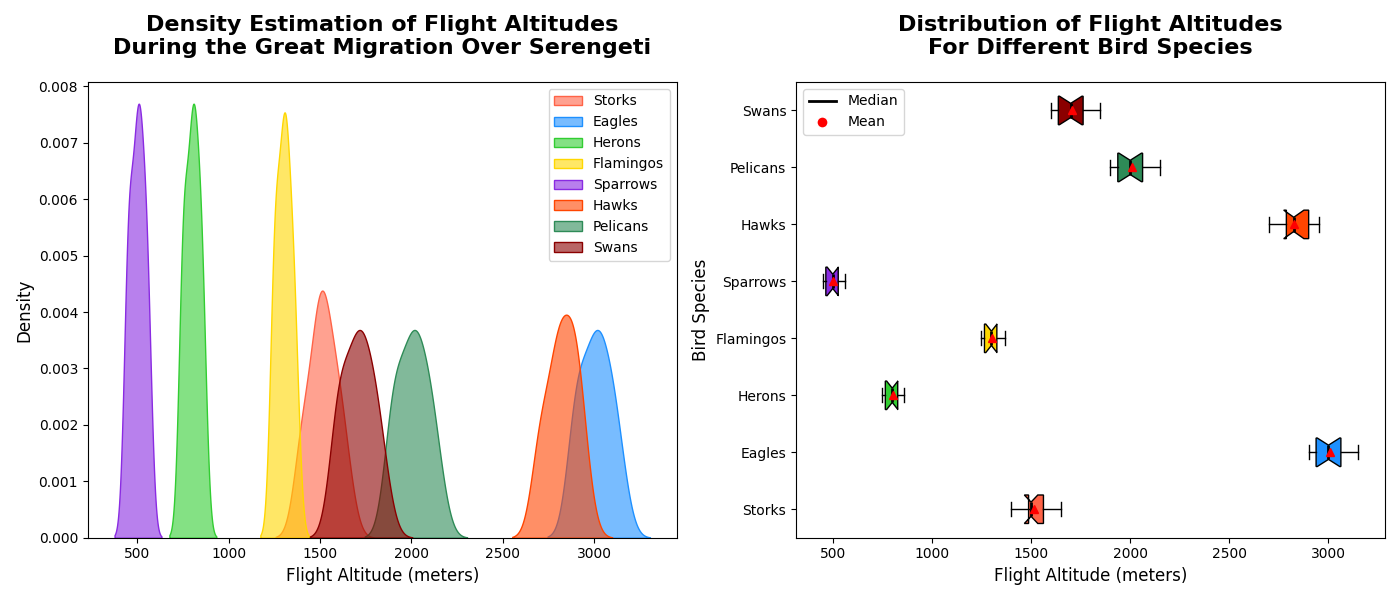

This figure's Python source:
import numpy as np
import matplotlib.pyplot as plt
import seaborn as sns

bird_species = ['Storks', 'Eagles', 'Herons', 'Flamingos', 'Sparrows', 'Hawks', 'Pelicans', 'Swans']

storks_altitude = np.array([1400, 1600, 1550, 1450, 1500, 1650, 1500, 1400, 1500, 1550, 1600, 1500])
eagles_altitude = np.array([3000, 3050, 2900, 3150, 3100, 2950, 3050, 2900, 3100, 3000, 2900, 3000])
herons_altitude = np.array([800, 820, 770, 750, 850, 860, 750, 800, 800, 820, 750, 850])
flamingos_altitude = np.array([1300, 1320, 1250, 1350, 1270, 1370, 1250, 1320, 1300, 1300, 1350, 1250])
sparrows_altitude = np.array([500, 520, 470, 450, 550, 560, 450, 500, 500, 520, 550, 450])
hawks_altitude = np.array([2800, 2850, 2700, 2950, 2900, 2750, 2700, 2850, 2800, 2900, 2900, 2800])
pelicans_altitude = np.array([2000, 2050, 1900, 2150, 1950, 2100, 1900, 2050, 2000, 2000, 2100, 1900])
swans_altitude = np.array([1700, 1750, 1600, 1850, 1650, 1800, 1600, 1750, 1700, 1700, 1800, 1600])

data = [storks_altitude, eagles_altitude, herons_altitude, 
        flamingos_altitude, sparrows_altitude, hawks_altitude, 
        pelicans_altitude, swans_altitude]

colors = ['#FF6347', '#1E90FF', '#32CD32', '#FFD700', '#8A2BE2', '#FF4500', '#2E8B57', '#8B0000']

fig, ax = plt.subplots(1, 2, figsize=(14, 6))

for i, altitude in enumerate(data):
    sns.kdeplot(altitude, ax=ax[0], label=bird_species[i], color=colors[i], shade=True, alpha=0.6)

ax[0].set_title('Density Estimation of Flight Altitudes\nDuring the Great Migration Over Serengeti', fontsize=16, fontweight='bold', pad=20)
ax[0].set_xlabel('Flight Altitude (meters)', fontsize=12)
ax[0].set_ylabel('Density', fontsize=12)
ax[0].legend(loc='upper right')

box = ax[1].boxplot(data, patch_artist=True, notch=True, vert=False, showmeans=True, labels=bird_species)

for patch, color in zip(box['boxes'], colors):
    patch.set_facecolor(color)
    
for median, mean in zip(box['medians'], box['means']):
    median.set_color('black')
    median.set_linewidth(2)
    mean.set_markerfacecolor('red')
    mean.set_markeredgecolor('red')

ax[1].set_title('Distribution of Flight Altitudes\nFor Different Bird Species', fontsize=16, fontweight='bold', pad=20)
ax[1].set_xlabel('Flight Altitude (meters)', fontsize=12)
ax[1].set_ylabel('Bird Species', fontsize=12)

median_legend = plt.Line2D([0], [0], color='black', lw=2, label='Median')
mean_legend = plt.Line2D([0], [0], marker='o', color='w', markerfacecolor='red', markersize=8, label='Mean')
ax[1].legend(handles=[median_legend, mean_legend], loc='upper left')

plt.tight_layout()
plt.show()
